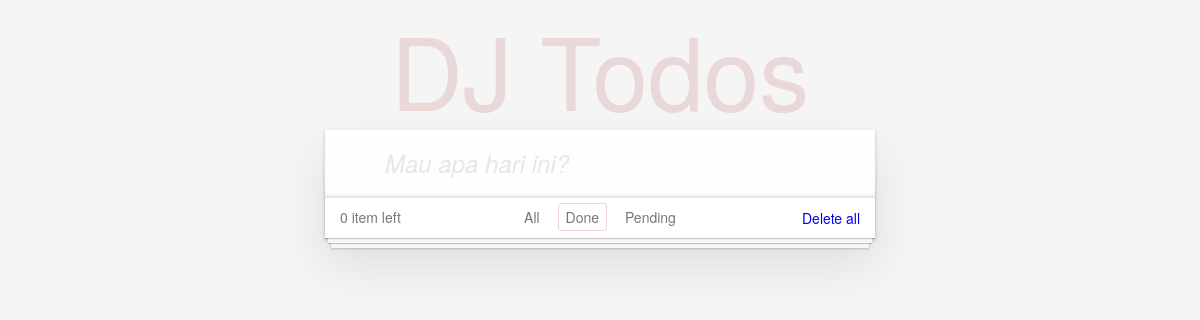
Page /todo/done/ on the earlier database version.
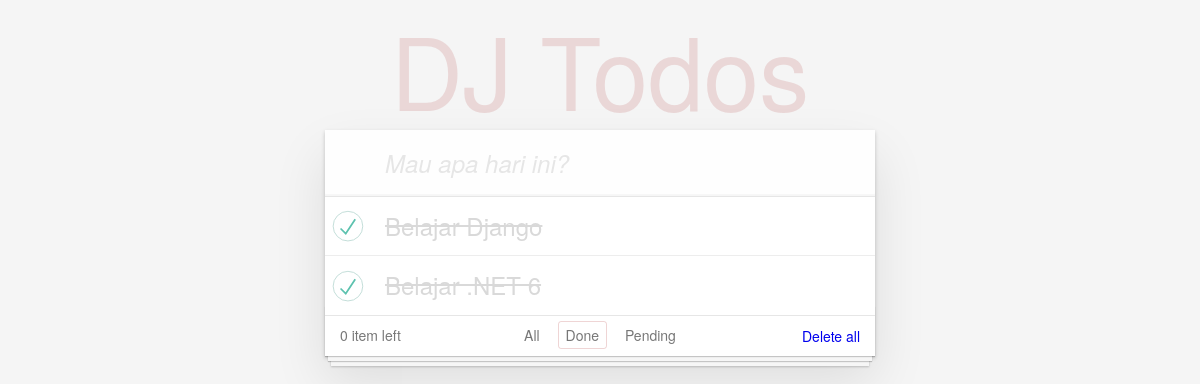
Same page on the later database version.
### todo/models.py (models this page shows, shortened)
class Todo(models.Model):
    title = models.TextField(max_length=200)
    status = models.BooleanField(default=False)

### todo/views.py (the view)
# urls.py: path('done/', views.done, name='done'),
def done(request):
    items = Todo.objects.filter(status=True).order_by('-id')
    return render(request, 'todo/index.html', {'items': items})

### todo/templates/todo/index.html (shortened to what this page needs)
<!doctype html>
<html lang="en">
{% load static %}
<head>
	<link rel="stylesheet" href="{% static 'todo/css/index.css' %} ">
</head>
<body>
	<section class="todoapp">
		<header class="header">
			<h1>DJ Todos</h1>
			<form method="post" action="{% url 'create' %}">
				<input class="new-todo" placeholder="Mau apa hari ini?" name="title" autofocus>
			</form>
		</header>
		<section class="main">
			<ul class="todo-list">
				{% if items %}
				{% for item in items %}
				<li {% if item.status %} class="completed" {% endif %}>
					<div class="view">
						<form method="post" action="{% url 'update' item.id %}">
							<label>{{item.title}}</label>
						</form>
					</div>
				</li>
				{% endfor %}
				{% endif %}
			</ul>
		</section>
		<footer class="footer">
			<span class="todo-count"><strong>0</strong> item left</span>
			<ul class="filters">
				<li>
					<a {% if request.path == '/todo/' %} class="selected" {% endif %} href="{% url 'index' %}">All</a>
				</li>
				<li>
					<a {% if request.path == '/todo/done/' %} class="selected" {% endif %} href="{% url 'done' %}">Done</a>
				</li>
				<li>
					<a {% if request.path == '/todo/pending/' %} class="selected" {% endif %} href="{% url 'pending' %}">Pending</a>
				</li>
			</ul>
			<a class="clear-completed" href="{% url 'delete_all' %}">Delete all</a>
		</footer>
	</section>
</body>
</html>

Differences in the rows shown:
added Todo: title "Belajar Django"
added Todo: title "Belajar .NET 6"
